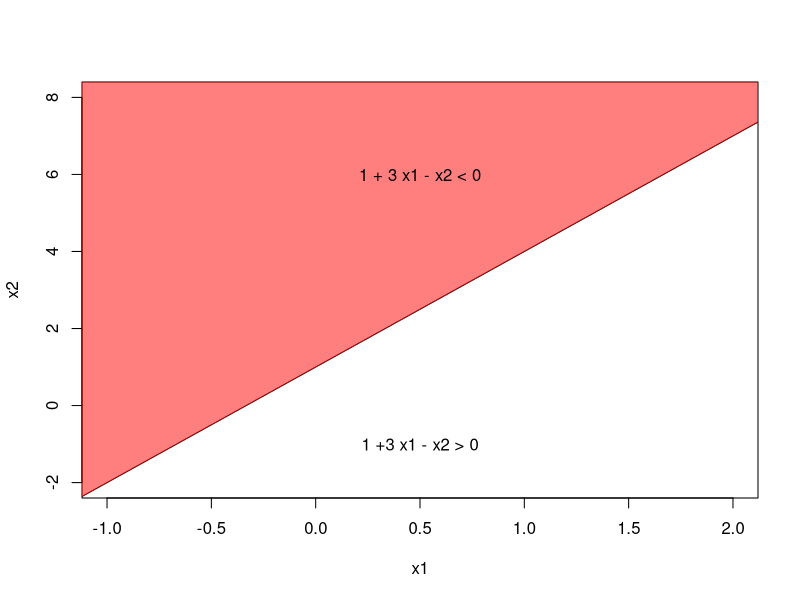
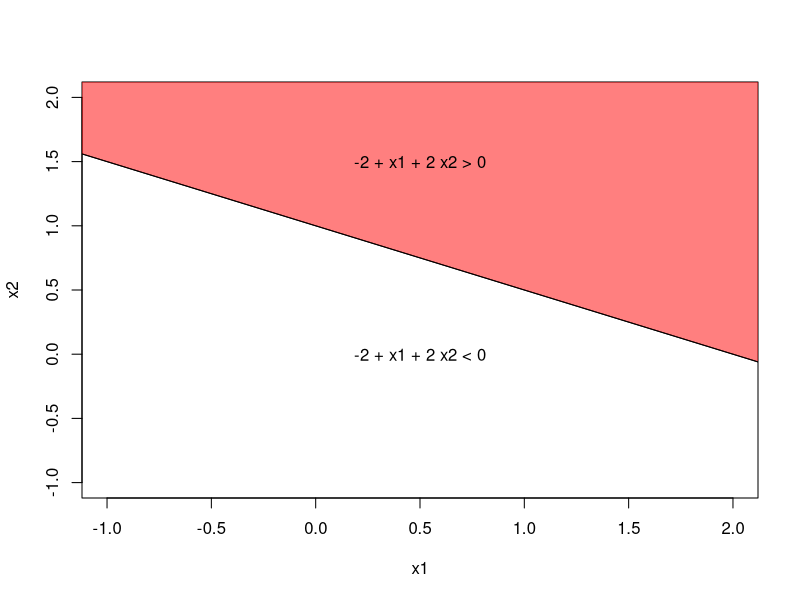
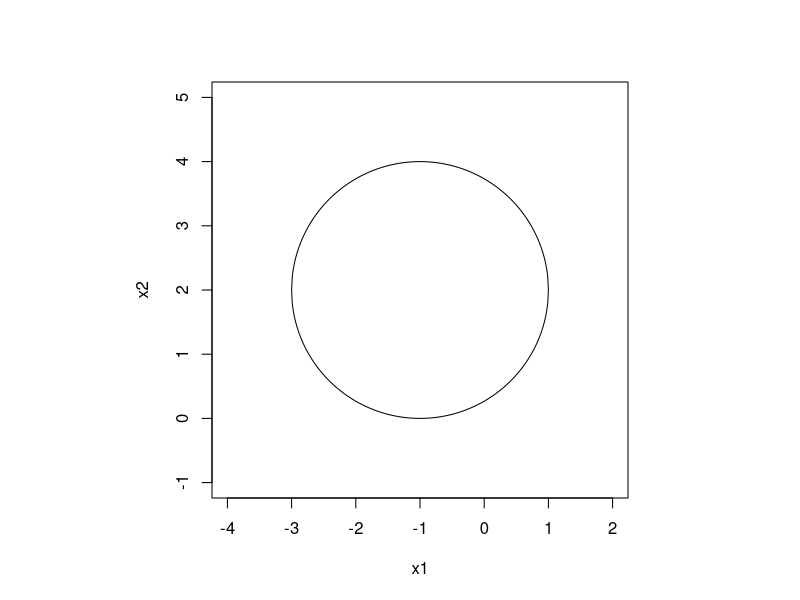
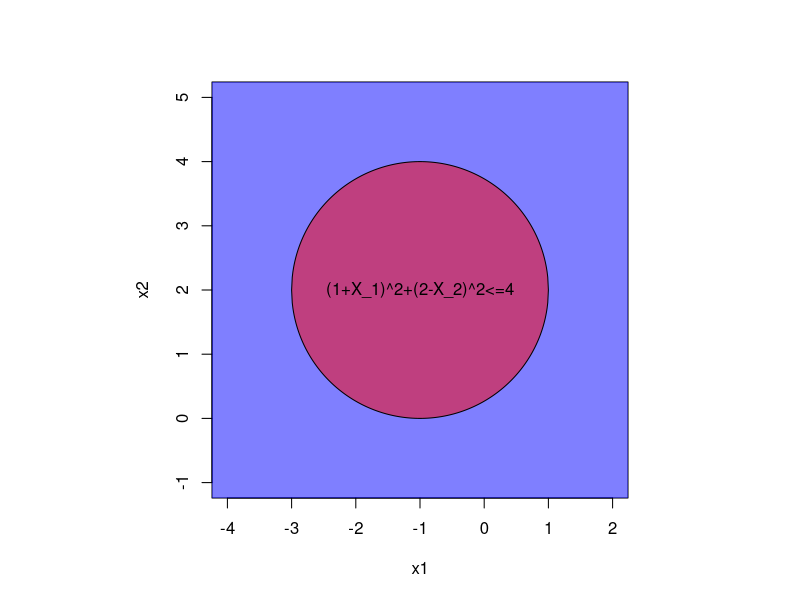
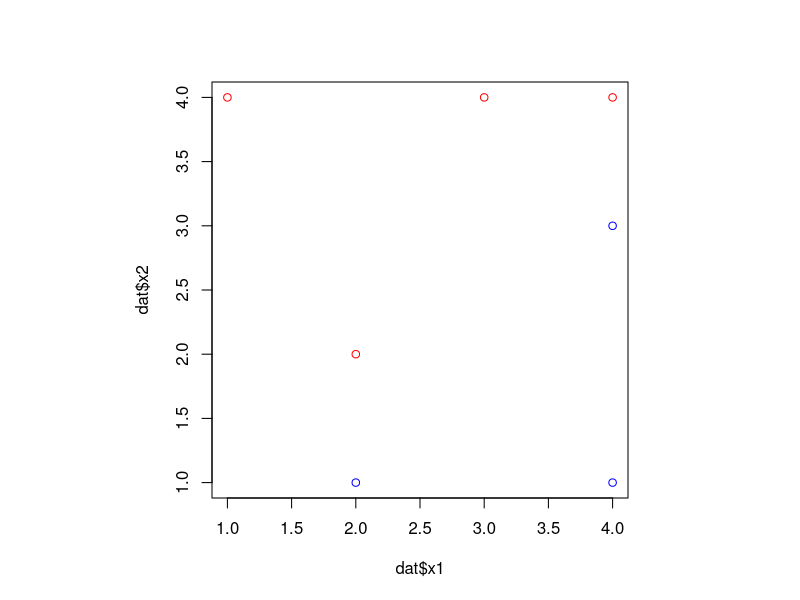
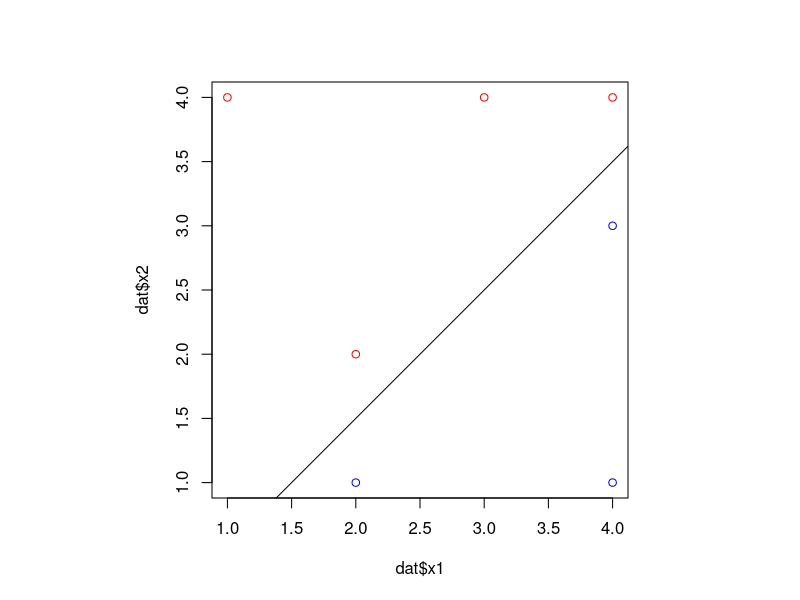
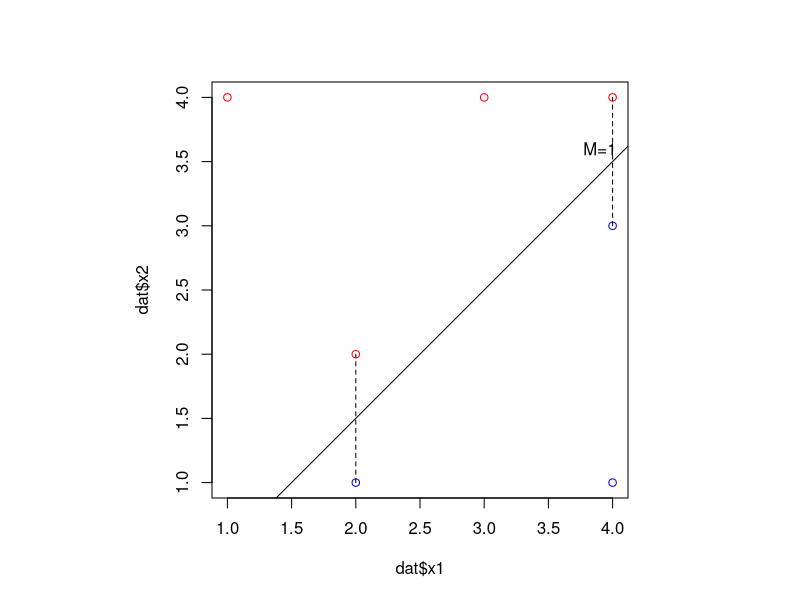
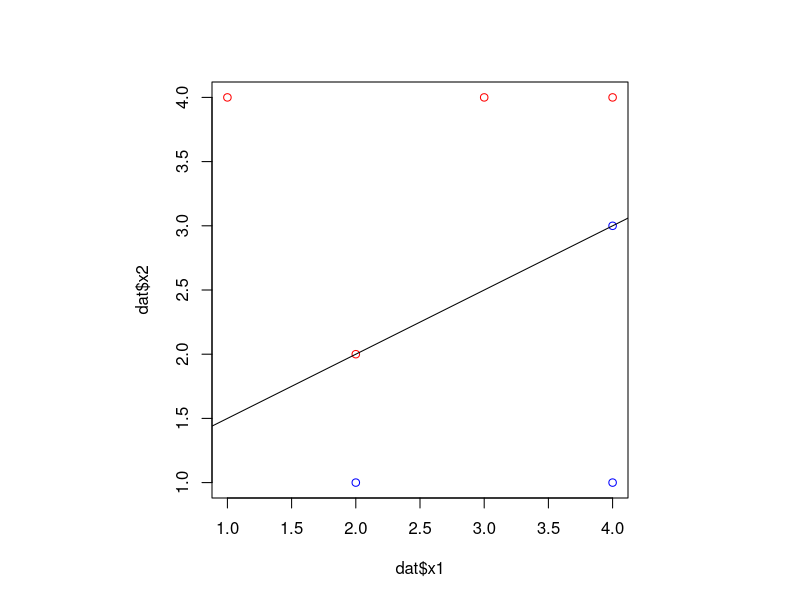

The R source for these figures, in order: (Note: this script raises an error after producing the figures.)
## ---- chunk 1
    x1<-seq(-2,3,by=.01)
    x2 <- 1+3*x1
    plot(x1,x2,type="l",xlim=c(-1,2),ylim=c(-2,8))
    polygon(x=c(-2,-2,3,3),y=c(x2[1],10,10,x2[length(x2)]),density=NA,col=rgb(1,0,0,.5))
    text(x=.5,y=6,"1 + 3 x1 - x2 < 0")
    text(x=.5,y=-1,"1 +3 x1 - x2 > 0")
## ---- chunk 2
    x2 <- 1 - .5*x1
    plot(x1,x2,type="l",xlim=c(-1,2),ylim=c(-1,2))
    polygon(x=c(-2,-2,3,3),y=c(x2[1],10,10,x2[length(x2)]),col=rgb(1,0,0,.5))
    text(x=.5,y=1.5,"-2 + x1 + 2 x2 > 0")
    text(x=.5,y=0,"-2 + x1 + 2 x2 < 0")
## ---- chunk 3
    par(pty="s") #set plot to be square so we don't distort the circle.
    plot(x=c(-4,2),y=c(-1,5),type="n",xlab="x1",ylab="x2")
    x<-seq(-3,1,by=.01)
    y <- sqrt(4-(x+1)^2)
    xrev <- x[length(x):1]
    yrev <- y[length(y):1]
    polygon(c(x,xrev),c(y+2,-yrev+2))
## ---- chunk 4
    xrev <- x[length(x):1]
    yrev <- y[length(y):1]
    par(pty="s") #set plot to be square so we don't distort the circle.
    plot(x=c(-4,2),y=c(-1,5),type="n",xlab="x1",ylab="x2")
    rect(-5,-5,10,10,col=rgb(0,0,1,.5)) #Outside the circle is blue for part c
    polygon(c(x,xrev),c(y+2,-yrev+2),col=rgb(1,0,0,.5))
    text(x=-1,y=2,"(1+X_1)^2+(2-X_2)^2<=4")
## ---- chunk 5
    dat<-data.frame(
      x1=c(3,2,4,1,2,4,4),
      x2=c(4,2,4,4,1,3,1),
      y =rep(c("red","blue"),length.out=7,each=4)
    )
    plot(dat$x1,dat$x2,col=as.character(dat$y))
## ---- chunk 6
    plot(dat$x1,dat$x2,col=as.character(dat$y))
    abline(-0.5,1)
## ---- chunk 7
    plot(dat$x1,dat$x2,col=as.character(dat$y))
    abline(-0.5,1)
    lines(c(2,2),c(1,2),lty=2)
    lines(c(4,4),c(3,4),lty=2)
    text(3.9,3.6,"M=1")
## ---- chunk 8
    plot(dat$x1,dat$x2,col=as.character(dat$y))
    abline(1,.5)
## ---- chunk 9
    dat2 <- rbind(dat,c(2,2.5,"blue"))
    with(dat2,plot(x1,x2,col=as.character(y)))
## ---- chunk 10
    x<-sort(rnorm(100,1,2))
    y<-rnorm(100)
    f <- function(x) 1.5*(x)*(x-1)*(x-3)
    labs<-factor(ifelse(y>f(x),"black","red"))
    plot(x,y,col=labs)
    lines(x,f(x))
## ---- chunk 11
    library(e1071)
    set.seed(1)
    train<-sample.int(100,80)
    dat <- data.frame(x,labs)
    (poly.tune<-tune(svm,labs~.,data=dat[train,],kernel="polynomial",ranges=list(d=1:5,cost=c(.001,.01,.1,1,10))))
## ---- chunk 12
    set.seed(1)
    (exp.tune <-tune(svm,labs~.,data=dat[train,],kernel="radial",ranges=list(gamma=c(.01,.05,.1,.5,1,5),cost=c(.001,.01,.1,10))))
## ---- chunk 13
    poly.mod <- svm(labs~.,data=dat[train,],kernel="polynomial",d=poly.tune$best.parameters$d,cost=poly.tune$best.parameters$cost)
    exp.mod <- svm(labs~.,data=dat[train,],kernel="radial",gamma=exp.tune$best.parameters$gamma,cost=exp.tune$best.parameters$cost)
    library(ROCR)
    rocplot=function(pred, truth, ...){
      predob = prediction(pred, truth)
      perf = performance(predob , "tpr", "fpr")
      plot(perf,...)
    }
    fitted=attributes(predict(poly.mod,dat[-train,],decision.values=T))$decision.values
    rocplot(-fitted,dat[-train,"labs"],main="Test Data") #for some reason, I have to make the 
    #fitted values negative for the ROC curve to display correctly.
    fitted=attributes(predict(exp.mod,dat[-train,],decision.values=T))$decision.values
    rocplot(-fitted,dat[-train,"labs"],add=T,col="red")
## ---- chunk 14
    poly.fit=predict(poly.mod,dat[-train,])
    table(poly.fit,dat[-train,]$labs)
## ---- chunk 15
    exp.fit=predict(poly.mod,dat[-train,])
    table(exp.fit,dat[-train,]$labs)
## ---- chunk 16
    set.seed(927)
    x1<-runif(500)-0.5
    x2<-runif(500)-0.5
    yn <- (x1^2-x2^2 > 0)*1
    y<-factor(yn)
    dat <- data.frame(y,x1,x2)
## ---- chunk 17
    plot(x1,x2,col=yn+1)
## ---- chunk 18
    log.mod <- glm(y ~ x1+x2,family=binomial,data=dat)
## ---- chunk 19
    y.pred<-predict(log.mod,type="response")
    y.pred<-1*(y.pred>.5)
    plot(x1,x2,col=y.pred+1)
## ---- chunk 20
    any(predict(log.mod,type="response")<.5)
## ---- chunk 21
    log.nl.mod <- glm(y ~ poly(x1,d=3)*poly(x2,d=3),family=binomial)
    summary(log.nl.mod)
## ---- chunk 22
    y.pred<-predict(log.nl.mod,type="response")
    y.pred<-1*(y.pred>.5)
    plot(x1,x2,col=y.pred+1)
## ---- chunk 23
    svm.lin.mod <- svm(y ~ x1 + x2, data=dat, kernel="linear")
    svm.lin.pred <- predict(svm.lin.mod)
    plot(x1,x2,col=svm.lin.pred)
## ---- chunk 24
    svm.mod <- svm(y ~ x1 + x2, data=dat, kernel="polynomial", d=3, cost=1)
    svm.pred <- predict(svm.mod)
    plot(x1,x2,col=svm.pred)
## ---- chunk 25
    svm.mod <- svm(y ~ x1 + x2, data=dat, kernel="radial", cost=1)
    svm.pred <- predict(svm.mod)
    plot(x1,x2,col=svm.pred)
## ---- chunk 26
    svm.trn.mod <- svm(y~poly(x1,d=2)*poly(x2,d=2),data=dat,kernel="linear")
    svm.trn.pred <- predict(svm.trn.mod)
    plot(x1,x2,col=svm.trn.pred)
## ---- chunk 27
    set.seed(927)
    n<-50
    x<-matrix(runif(n*2),ncol=2)
    y<-factor(x[,2]>x[,1])
    dat<-data.frame(x,y)
    costs <- 10^(seq(-3,3,by=.5))
    res<-tune(svm,y~X1+X2,data=dat,kernel="linear",ranges=list(cost=costs))
    summary(res)
## ---- chunk 28
    set.seed(1)
    best.cost <- res$best.parameters$cost
    test.x <- matrix(runif(10*n*2),ncol=2)
    test.y<-factor(test.x[,2]>test.x[,1])
    test.dat<-data.frame(test.x,y=test.y)
    cost.performances <- double(length(costs))
    for(i in seq_along(costs))
    {
      c <- costs[i]
      svm.mod <- svm(y ~ X1 + X2, data=dat, kernel="linear",cost=c)
      pred.y <- predict(svm.mod,test.dat)
      cost.performances[i] <- mean(pred.y==test.y)
    }
    cbind(costs,cost.performances)
## ---- chunk 29
    data(Auto,package="ISLR")
    Auto$mpg01 <- with(Auto,factor(mpg > median(mpg)))
## ---- chunk 30
    set.seed(1)
    costs <- 10^(seq(-2,4,by=.5))
    lin.res <- tune(svm, mpg01 ~ ., data=Auto, ranges=list(cost=costs), kernel="linear")
    lin.res
## ---- chunk 31
    set.seed(2)
    gammas <- 10^(seq(-3,-1,by=1))
    costs2 <- 10^(seq(0,4,by=1))
    rad.res <- tune(svm, mpg01 ~ ., data=Auto, ranges=list(cost=costs,gamma=gammas),kernel="radial")
    summary(rad.res)
## ---- chunk 32
    set.seed(3)
    poly.res <- tune(svm, mpg01 ~ ., data=Auto, ranges=list(cost=costs,d=2:4),kernel="polynomial")
    summary(poly.res)
## ---- chunk 33
    
    svm.lin <- lin.res$best.model
    plot(svm.lin, Auto, weight ~ displacement)
    
    svm.rad <- rad.res$best.model
    plot(svm.rad, Auto, weight ~ displacement)
  
    svm.poly <- poly.res$best.model
    plot(svm.poly, Auto, weight ~ displacement)
## ---- chunk 34
    data(OJ,package="ISLR")
    set.seed(927)
    train <- sample.int(nrow(OJ), size=800)
    
## ---- chunk 35
    library(e1071)
    svm.class <- svm(Purchase ~ ., data=OJ[train,], cost=0.01, kernel="linear")
    summary(svm.class)
## ---- chunk 36
    #Training error
    class.train.pred <- predict(svm.class)
    pur.train <- OJ[train,"Purchase"]
    (class.train.err <- mean(pur.train != class.train.pred))
## ---- chunk 37
    #Test error
    class.test.pred <- predict(svm.class, OJ[-train,])
    pur.test <- OJ[-train,"Purchase"]
    (class.test.err <- mean(pur.test != class.test.pred))
## ---- chunk 38
    set.seed(927)
    costs<-10^seq(-2,2,by=.25)
    class.res <- tune(svm, Purchase ~ ., data=OJ[train,], ranges=list(cost=costs), kernel="linear")
    summary(class.res)
## ---- chunk 39
    #Training error
    #svm.best.class <- svm(Purchase ~ ., data=OJ[train,], cost=class.res$best.parameters$cost, kernel="linear")
    svm.best.class <- class.res$best.model
    svm.best.class.pred <- predict(svm.best.class)
    (best.class.train.err <- mean(pur.train != svm.best.class.pred))
    
    #Test error
    svm.best.class.test <- predict(svm.best.class, OJ[-train,])
    (best.class.test.err <- mean(pur.test != svm.best.class.test))
